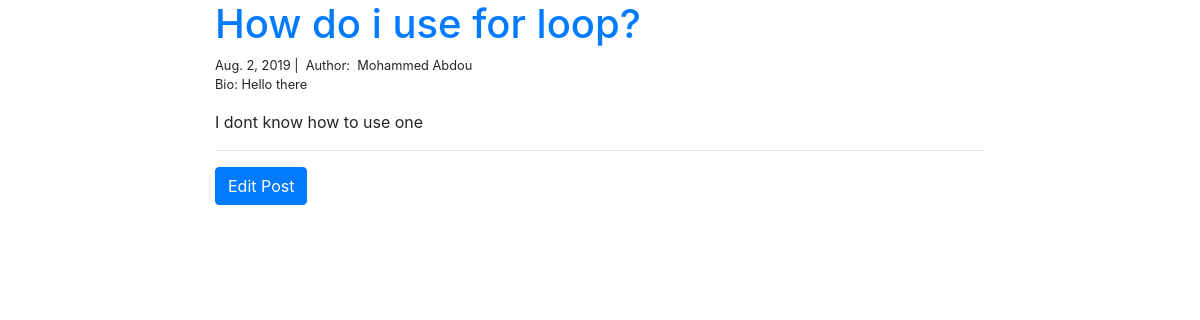
The app's page /blogapp/1/, older data.
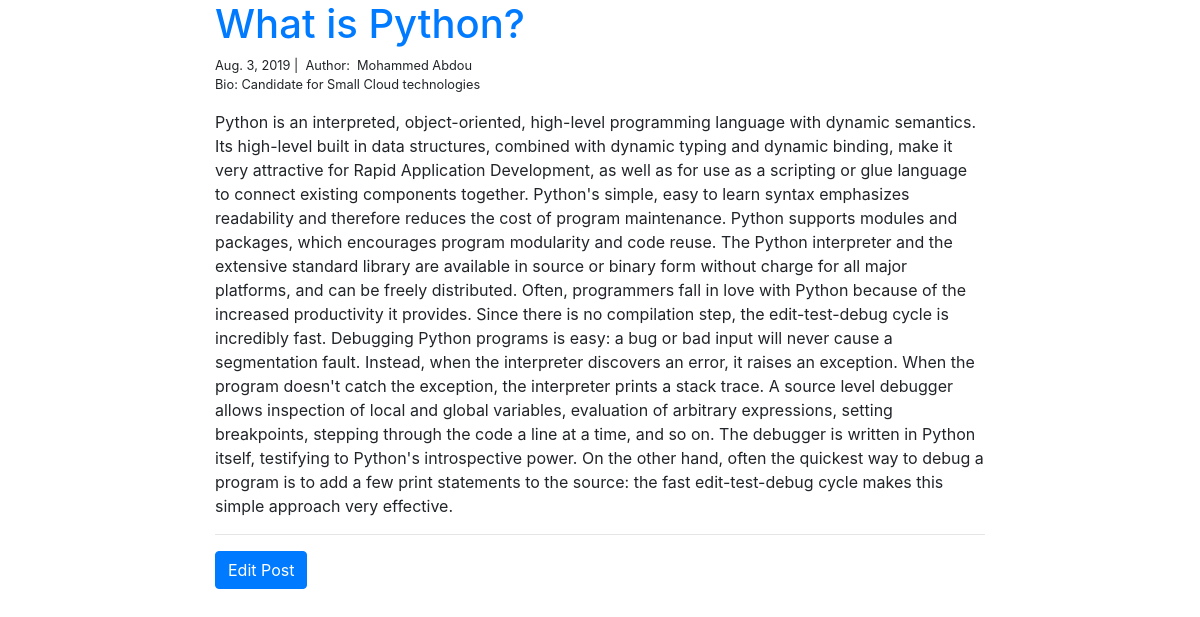
The same page, newer data.
### blogapp/models.py (models this page shows, shortened)
class Post(models.Model):
    author = models.ForeignKey(Author, on_delete=models.CASCADE)
    title_text = models.CharField(max_length=200)
    description_text = models.CharField(max_length=2000)
    date_created = models.DateTimeField('date created')

class Author(models.Model):
    author_name = models.CharField(max_length=20)
    author_bio = models.CharField(max_length=200)

### blogapp/views.py (the view)
# urls.py: path("<int:pk>/", views.blog_detail, name="blog_detail"),
def blog_detail(request, pk):
    post = Post.objects.get(pk=pk)
    authors = Author.objects.filter(post=post)
    context = {
        "post": post,
        "authors": authors,
    }
    return render(request, "blog_detail.html", context)

### blogapp/templates/blog_detail.html
{% extends "base.html" %}
{% block page_content %}
<div class="col-md-8 offset-md-2">
  <h1 class="text-primary">{{ post.title_text }}</h1>
  <small>
  {{ post.date_created.date }} |&nbsp;
  Author:&nbsp;
  {{ post.author.author_name}}&nbsp;
  </small>
  <div>
    <small>
    Bio:
    {{ post.author.author_bio}}
    </small>
  </div>
  <p>{{ post.description_text | linebreaks }}</p>
  <hr>
  <a class="btn btn-primary" href="{% url 'edit_post' post.pk%}">Edit Post</a>
</div>
{% endblock %}

### blogapp/personal_portfolio/templates/base.html (shortened to what this page needs)
<link rel="stylesheet" href="https://stackpath.bootstrapcdn.com/bootstrap/4.1.3/css/bootstrap.min.css">
{% block page_content %}{% endblock %}

Row changes from the older to the newer data that the page shows:
changed Post "Mohammed Abdou": title_text "How do i use for loop?" → "What is Python?"; date_created "Aug. 2, 2019" → "Aug. 3, 2019"; author.author_bio "Hello there" → "Candidate for Small Cloud technologies"; description_text "I dont know how to use one" → "Python is an interpreted, object-oriented, high-level programming language with dynamic semantics. Its high-level built in data structures, combined with dynamic typing and dynamic binding, make it very attractive for Rapid Application Development, as well as for use as a scripting or glue language to connect existing components together. Python's simple, easy to learn syntax emphasizes readability and therefore reduces the cost of program maintenance. Python supports modules and packages, which encourages program modularity and code reuse. The Python interpreter and the extensive standard library are available in source or binary form without charge for all major platforms, and can be…"
